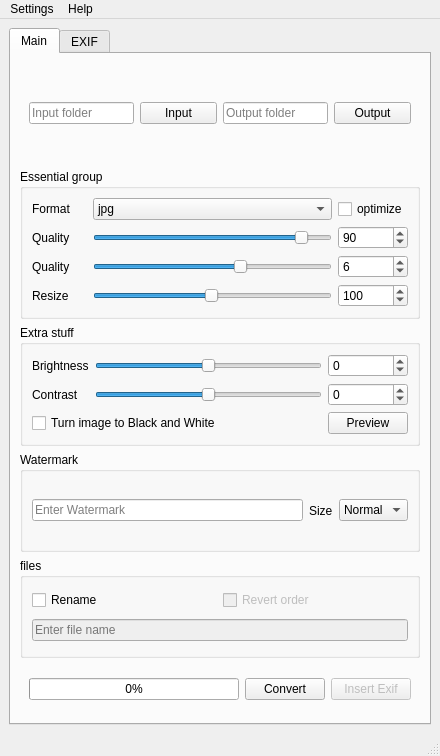
<?xml version="1.0" encoding="UTF-8"?>
<ui version="4.0">
 <class>MainWindow</class>
 <widget class="QMainWindow" name="MainWindow">
  <property name="windowModality">
   <enum>Qt::NonModal</enum>
  </property>
  <property name="geometry">
   <rect>
    <x>0</x>
    <y>0</y>
    <width>440</width>
    <height>756</height>
   </rect>
  </property>
  <property name="minimumSize">
   <size>
    <width>350</width>
    <height>677</height>
   </size>
  </property>
  <property name="maximumSize">
   <size>
    <width>1000</width>
    <height>1000</height>
   </size>
  </property>
  <property name="windowTitle">
   <string>OptimaLab35</string>
  </property>
  <widget class="QWidget" name="centralwidget">
   <layout class="QGridLayout" name="gridLayout">
    <item row="0" column="0">
     <widget class="QTabWidget" name="tabWidget">
      <property name="maximumSize">
       <size>
        <width>500</width>
        <height>16777215</height>
       </size>
      </property>
      <property name="currentIndex">
       <number>0</number>
      </property>
      <widget class="QWidget" name="tab_1">
       <attribute name="title">
        <string>Main</string>
       </attribute>
       <layout class="QVBoxLayout" name="verticalLayout_10">
        <item>
         <widget class="QFrame" name="folder_group">
          <property name="maximumSize">
           <size>
            <width>400</width>
            <height>16777215</height>
           </size>
          </property>
          <layout class="QGridLayout" name="gridLayout_5">
           <item row="0" column="1">
            <widget class="QPushButton" name="input_folder_button">
             <property name="minimumSize">
              <size>
               <width>70</width>
               <height>0</height>
              </size>
             </property>
             <property name="text">
              <string extracomment="Comment?">Input</string>
             </property>
             <property name="flat">
              <bool>false</bool>
             </property>
            </widget>
           </item>
           <item row="0" column="2">
            <widget class="QLineEdit" name="output_path">
             <property name="text">
              <string/>
             </property>
             <property name="placeholderText">
              <string>Output folder</string>
             </property>
            </widget>
           </item>
           <item row="0" column="0">
            <widget class="QLineEdit" name="input_path">
             <property name="text">
              <string/>
             </property>
             <property name="placeholderText">
              <string>Input folder</string>
             </property>
            </widget>
           </item>
           <item row="0" column="3">
            <widget class="QPushButton" name="output_folder_button">
             <property name="minimumSize">
              <size>
               <width>70</width>
               <height>0</height>
              </size>
             </property>
             <property name="text">
              <string>Output</string>
             </property>
            </widget>
           </item>
          </layout>
         </widget>
        </item>
        <item>
         <widget class="QGroupBox" name="groupBox">
          <property name="maximumSize">
           <size>
            <width>400</width>
            <height>16777215</height>
           </size>
          </property>
          <property name="title">
           <string>Essential group</string>
          </property>
          <layout class="QGridLayout" name="gridLayout_4">
           <item row="4" column="0">
            <widget class="QLabel" name="quality_label_2">
             <property name="text">
              <string>Quality</string>
             </property>
            </widget>
           </item>
           <item row="3" column="3">
            <widget class="QSpinBox" name="jpg_quality_spinBox">
             <property name="minimum">
              <number>1</number>
             </property>
             <property name="maximum">
              <number>100</number>
             </property>
             <property name="value">
              <number>90</number>
             </property>
            </widget>
           </item>
           <item row="0" column="0">
            <widget class="QLabel" name="label_11">
             <property name="text">
              <string>Format     </string>
             </property>
            </widget>
           </item>
           <item row="0" column="3">
            <widget class="QCheckBox" name="optimize_checkBox">
             <property name="text">
              <string>optimize</string>
             </property>
            </widget>
           </item>
           <item row="4" column="2">
            <widget class="QSlider" name="png_quality_Slider">
             <property name="minimum">
              <number>1</number>
             </property>
             <property name="maximum">
              <number>9</number>
             </property>
             <property name="pageStep">
              <number>1</number>
             </property>
             <property name="sliderPosition">
              <number>6</number>
             </property>
             <property name="orientation">
              <enum>Qt::Horizontal</enum>
             </property>
            </widget>
           </item>
           <item row="4" column="3">
            <widget class="QSpinBox" name="png_quality_spinBox">
             <property name="enabled">
              <bool>true</bool>
             </property>
             <property name="minimum">
              <number>1</number>
             </property>
             <property name="maximum">
              <number>9</number>
             </property>
             <property name="value">
              <number>6</number>
             </property>
            </widget>
           </item>
           <item row="3" column="0">
            <widget class="QLabel" name="quality_label_1">
             <property name="text">
              <string>Quality</string>
             </property>
            </widget>
           </item>
           <item row="0" column="2">
            <widget class="QComboBox" name="image_type">
             <item>
              <property name="text">
               <string notr="true">jpg</string>
              </property>
             </item>
             <item>
              <property name="text">
               <string notr="true">png</string>
              </property>
             </item>
             <item>
              <property name="text">
               <string notr="true">webp</string>
              </property>
             </item>
            </widget>
           </item>
           <item row="3" column="2">
            <widget class="QSlider" name="jpg_quality_Slider">
             <property name="minimum">
              <number>1</number>
             </property>
             <property name="maximum">
              <number>100</number>
             </property>
             <property name="sliderPosition">
              <number>90</number>
             </property>
             <property name="orientation">
              <enum>Qt::Horizontal</enum>
             </property>
            </widget>
           </item>
           <item row="5" column="0">
            <widget class="QLabel" name="label_13">
             <property name="text">
              <string>Resize</string>
             </property>
            </widget>
           </item>
           <item row="5" column="2">
            <widget class="QSlider" name="resize_Slider">
             <property name="minimum">
              <number>1</number>
             </property>
             <property name="maximum">
              <number>200</number>
             </property>
             <property name="value">
              <number>100</number>
             </property>
             <property name="orientation">
              <enum>Qt::Horizontal</enum>
             </property>
            </widget>
           </item>
           <item row="5" column="3">
            <widget class="QSpinBox" name="resize_spinBox">
             <property name="enabled">
              <bool>true</bool>
             </property>
             <property name="minimum">
              <number>1</number>
             </property>
             <property name="maximum">
              <number>200</number>
             </property>
             <property name="singleStep">
              <number>1</number>
             </property>
             <property name="value">
              <number>100</number>
             </property>
            </widget>
           </item>
          </layout>
         </widget>
        </item>
        <item>
         <widget class="QGroupBox" name="groupBox_2">
          <property name="maximumSize">
           <size>
            <width>400</width>
            <height>16777215</height>
           </size>
          </property>
          <property name="mouseTracking">
           <bool>false</bool>
          </property>
          <property name="title">
           <string>Extra stuff</string>
          </property>
          <layout class="QGridLayout" name="gridLayout_3">
           <item row="1" column="0">
            <widget class="QLabel" name="label_9">
             <property name="text">
              <string>Brightness</string>
             </property>
            </widget>
           </item>
           <item row="1" column="1">
            <widget class="QSlider" name="brightness_horizontalSlider">
             <property name="minimum">
              <number>-100</number>
             </property>
             <property name="maximum">
              <number>100</number>
             </property>
             <property name="orientation">
              <enum>Qt::Horizontal</enum>
             </property>
            </widget>
           </item>
           <item row="1" column="2">
            <widget class="QSpinBox" name="brightness_spinBox">
             <property name="enabled">
              <bool>true</bool>
             </property>
             <property name="minimum">
              <number>-100</number>
             </property>
             <property name="maximum">
              <number>100</number>
             </property>
             <property name="value">
              <number>0</number>
             </property>
            </widget>
           </item>
           <item row="4" column="2">
            <widget class="QSpinBox" name="contrast_spinBox">
             <property name="enabled">
              <bool>true</bool>
             </property>
             <property name="minimum">
              <number>-100</number>
             </property>
             <property name="maximum">
              <number>100</number>
             </property>
             <property name="value">
              <number>0</number>
             </property>
            </widget>
           </item>
           <item row="4" column="0">
            <widget class="QLabel" name="label_10">
             <property name="text">
              <string>Contrast</string>
             </property>
            </widget>
           </item>
           <item row="4" column="1">
            <widget class="QSlider" name="contrast_horizontalSlider">
             <property name="minimum">
              <number>-100</number>
             </property>
             <property name="maximum">
              <number>100</number>
             </property>
             <property name="orientation">
              <enum>Qt::Horizontal</enum>
             </property>
            </widget>
           </item>
           <item row="5" column="0" colspan="2">
            <widget class="QCheckBox" name="grayscale_checkBox">
             <property name="text">
              <string>Turn image to Black and White</string>
             </property>
            </widget>
           </item>
           <item row="5" column="2">
            <widget class="QPushButton" name="preview_Button">
             <property name="text">
              <string>Preview</string>
             </property>
            </widget>
           </item>
          </layout>
         </widget>
        </item>
        <item>
         <widget class="QGroupBox" name="groupBox_3">
          <property name="enabled">
           <bool>true</bool>
          </property>
          <property name="title">
           <string>Watermark</string>
          </property>
          <property name="flat">
           <bool>false</bool>
          </property>
          <property name="checkable">
           <bool>false</bool>
          </property>
          <property name="checked">
           <bool>false</bool>
          </property>
          <layout class="QHBoxLayout" name="horizontalLayout_5">
           <item>
            <widget class="QLineEdit" name="watermark_lineEdit">
             <property name="enabled">
              <bool>true</bool>
             </property>
             <property name="text">
              <string/>
             </property>
             <property name="placeholderText">
              <string>Enter Watermark</string>
             </property>
            </widget>
           </item>
           <item>
            <widget class="QLabel" name="label_12">
             <property name="text">
              <string>Size</string>
             </property>
            </widget>
           </item>
           <item>
            <widget class="QComboBox" name="font_size_comboBox">
             <property name="currentText">
              <string>Normal</string>
             </property>
             <property name="currentIndex">
              <number>2</number>
             </property>
             <item>
              <property name="text">
               <string>Tiny</string>
              </property>
             </item>
             <item>
              <property name="text">
               <string>Small</string>
              </property>
             </item>
             <item>
              <property name="text">
               <string>Normal</string>
              </property>
             </item>
             <item>
              <property name="text">
               <string>Large</string>
              </property>
             </item>
             <item>
              <property name="text">
               <string>Huge</string>
              </property>
             </item>
            </widget>
           </item>
          </layout>
         </widget>
        </item>
        <item>
         <widget class="QGroupBox" name="rename_group">
          <property name="maximumSize">
           <size>
            <width>400</width>
            <height>16777215</height>
           </size>
          </property>
          <property name="title">
           <string>files</string>
          </property>
          <layout class="QGridLayout" name="gridLayout_6">
           <item row="0" column="0">
            <widget class="QCheckBox" name="rename_checkbox">
             <property name="text">
              <string>Rename</string>
             </property>
            </widget>
           </item>
           <item row="0" column="1">
            <widget class="QCheckBox" name="revert_checkbox">
             <property name="enabled">
              <bool>false</bool>
             </property>
             <property name="text">
              <string>Revert order</string>
             </property>
            </widget>
           </item>
           <item row="1" column="0" colspan="2">
            <widget class="QLineEdit" name="filename">
             <property name="enabled">
              <bool>false</bool>
             </property>
             <property name="text">
              <string/>
             </property>
             <property name="placeholderText">
              <string>Enter file name</string>
             </property>
            </widget>
           </item>
          </layout>
         </widget>
        </item>
        <item>
         <widget class="QWidget" name="widget_9" native="true">
          <property name="maximumSize">
           <size>
            <width>400</width>
            <height>50</height>
           </size>
          </property>
          <layout class="QHBoxLayout" name="horizontalLayout_3">
           <item>
            <widget class="QProgressBar" name="progressBar">
             <property name="enabled">
              <bool>true</bool>
             </property>
             <property name="value">
              <number>0</number>
             </property>
            </widget>
           </item>
           <item>
            <widget class="QPushButton" name="start_button">
             <property name="enabled">
              <bool>true</bool>
             </property>
             <property name="text">
              <string>Convert</string>
             </property>
            </widget>
           </item>
           <item>
            <widget class="QPushButton" name="insert_exif_Button">
             <property name="enabled">
              <bool>false</bool>
             </property>
             <property name="text">
              <string>Insert Exif</string>
             </property>
            </widget>
           </item>
          </layout>
         </widget>
        </item>
       </layout>
      </widget>
      <widget class="QWidget" name="tab_2">
       <attribute name="title">
        <string>EXIF</string>
       </attribute>
       <layout class="QVBoxLayout" name="verticalLayout_9">
        <item>
         <widget class="QGroupBox" name="exif_group">
          <property name="title">
           <string>EXIF EXPERIMENTAL</string>
          </property>
          <layout class="QHBoxLayout" name="horizontalLayout">
           <item>
            <widget class="QCheckBox" name="exif_checkbox">
             <property name="enabled">
              <bool>true</bool>
             </property>
             <property name="text">
              <string>own exif</string>
             </property>
            </widget>
           </item>
           <item>
            <widget class="QCheckBox" name="exif_copy_checkBox">
             <property name="text">
              <string>copy exif</string>
             </property>
            </widget>
           </item>
           <item>
            <widget class="QPushButton" name="edit_exif_button">
             <property name="enabled">
              <bool>true</bool>
             </property>
             <property name="text">
              <string>Edit Exif</string>
             </property>
            </widget>
           </item>
          </layout>
         </widget>
        </item>
        <item>
         <widget class="QGroupBox" name="exif_options_group">
          <property name="enabled">
           <bool>false</bool>
          </property>
          <property name="title">
           <string>Must</string>
          </property>
          <layout class="QGridLayout" name="gridLayout_7">
           <item row="3" column="0">
            <widget class="QWidget" name="widget_7" native="true">
             <layout class="QVBoxLayout" name="verticalLayout_7">
              <item>
               <widget class="QLabel" name="label_7">
                <property name="text">
                 <string>Artist</string>
                </property>
               </widget>
              </item>
              <item>
               <widget class="QComboBox" name="artist_comboBox"/>
              </item>
             </layout>
            </widget>
           </item>
           <item row="1" column="1">
            <widget class="QWidget" name="widget_4" native="true">
             <layout class="QVBoxLayout" name="verticalLayout_4">
              <item>
               <widget class="QLabel" name="label_4">
                <property name="text">
                 <string>ISO</string>
                </property>
               </widget>
              </item>
              <item>
               <widget class="QComboBox" name="iso_comboBox"/>
              </item>
             </layout>
            </widget>
           </item>
           <item row="2" column="1">
            <widget class="QWidget" name="widget_6" native="true">
             <layout class="QVBoxLayout" name="verticalLayout_6">
              <item>
               <widget class="QLabel" name="label_6">
                <property name="text">
                 <string>Scanner</string>
                </property>
               </widget>
              </item>
              <item>
               <widget class="QComboBox" name="user_comment_comboBox"/>
              </item>
             </layout>
            </widget>
           </item>
           <item row="1" column="0">
            <widget class="QWidget" name="widget_2" native="true">
             <layout class="QVBoxLayout" name="verticalLayout_2">
              <item>
               <widget class="QLabel" name="label_2">
                <property name="text">
                 <string>Lens</string>
                </property>
               </widget>
              </item>
              <item>
               <widget class="QComboBox" name="lens_comboBox"/>
              </item>
             </layout>
            </widget>
           </item>
           <item row="2" column="0">
            <widget class="QWidget" name="widget_5" native="true">
             <layout class="QVBoxLayout" name="verticalLayout_5">
              <item>
               <widget class="QLabel" name="label_5">
                <property name="text">
                 <string>Film</string>
                </property>
               </widget>
              </item>
              <item>
               <widget class="QComboBox" name="image_description_comboBox"/>
              </item>
             </layout>
            </widget>
           </item>
           <item row="0" column="0">
            <widget class="QWidget" name="widget" native="true">
             <layout class="QVBoxLayout" name="verticalLayout">
              <item>
               <widget class="QLabel" name="label">
                <property name="text">
                 <string>Make</string>
                </property>
               </widget>
              </item>
              <item>
               <widget class="QComboBox" name="make_comboBox">
                <property name="currentText">
                 <string/>
                </property>
                <property name="placeholderText">
                 <string/>
                </property>
               </widget>
              </item>
             </layout>
            </widget>
           </item>
           <item row="0" column="1">
            <widget class="QWidget" name="widget_3" native="true">
             <layout class="QVBoxLayout" name="verticalLayout_3">
              <item>
               <widget class="QLabel" name="label_3">
                <property name="text">
                 <string>Model</string>
                </property>
               </widget>
              </item>
              <item>
               <widget class="QComboBox" name="model_comboBox"/>
              </item>
             </layout>
            </widget>
           </item>
           <item row="3" column="1">
            <widget class="QWidget" name="widget_8" native="true">
             <layout class="QVBoxLayout" name="verticalLayout_8">
              <item>
               <widget class="QLabel" name="label_8">
                <property name="text">
                 <string>Copyright</string>
                </property>
               </widget>
              </item>
              <item>
               <widget class="QComboBox" name="copyright_info_comboBox"/>
              </item>
             </layout>
            </widget>
           </item>
          </layout>
         </widget>
        </item>
        <item>
         <widget class="QGroupBox" name="gps_groupBox">
          <property name="enabled">
           <bool>false</bool>
          </property>
          <property name="title">
           <string>GPS</string>
          </property>
          <layout class="QHBoxLayout" name="horizontalLayout_4">
           <item>
            <widget class="QCheckBox" name="gps_checkBox">
             <property name="text">
              <string>add gps</string>
             </property>
            </widget>
           </item>
           <item>
            <widget class="QLineEdit" name="lat_lineEdit">
             <property name="enabled">
              <bool>false</bool>
             </property>
             <property name="text">
              <string/>
             </property>
             <property name="maxLength">
              <number>8</number>
             </property>
             <property name="placeholderText">
              <string>xx.xxxxxx latitude</string>
             </property>
            </widget>
           </item>
           <item>
            <widget class="QLineEdit" name="long_lineEdit">
             <property name="enabled">
              <bool>false</bool>
             </property>
             <property name="text">
              <string/>
             </property>
             <property name="maxLength">
              <number>8</number>
             </property>
             <property name="placeholderText">
              <string>xx.xxxxxx longitude</string>
             </property>
            </widget>
           </item>
          </layout>
         </widget>
        </item>
        <item>
         <widget class="QGroupBox" name="date_groupBox">
          <property name="enabled">
           <bool>false</bool>
          </property>
          <property name="title">
           <string>Optional</string>
          </property>
          <layout class="QHBoxLayout" name="horizontalLayout_2">
           <item>
            <widget class="QCheckBox" name="add_date_checkBox">
             <property name="text">
              <string>add date</string>
             </property>
            </widget>
           </item>
           <item>
            <widget class="QDateEdit" name="dateEdit">
             <property name="enabled">
              <bool>false</bool>
             </property>
             <property name="dateTime">
              <datetime>
               <hour>0</hour>
               <minute>0</minute>
               <second>0</second>
               <year>2025</year>
               <month>1</month>
               <day>1</day>
              </datetime>
             </property>
            </widget>
           </item>
          </layout>
         </widget>
        </item>
       </layout>
      </widget>
     </widget>
    </item>
   </layout>
  </widget>
  <widget class="QStatusBar" name="statusBar"/>
  <widget class="QMenuBar" name="menuBar">
   <property name="geometry">
    <rect>
     <x>0</x>
     <y>0</y>
     <width>440</width>
     <height>27</height>
    </rect>
   </property>
   <widget class="QMenu" name="menuHelp">
    <property name="title">
     <string>Help</string>
    </property>
    <addaction name="actionAbout"/>
   </widget>
   <widget class="QMenu" name="menuSettings">
    <property name="title">
     <string>Settings</string>
    </property>
    <addaction name="actionUpdate"/>
   </widget>
   <addaction name="menuSettings"/>
   <addaction name="menuHelp"/>
  </widget>
  <action name="actionInfo">
   <property name="text">
    <string>About</string>
   </property>
  </action>
  <action name="actionPreview">
   <property name="text">
    <string>Preview image</string>
   </property>
  </action>
  <action name="actionAbout">
   <property name="text">
    <string>About</string>
   </property>
  </action>
  <action name="actionUpdate">
   <property name="text">
    <string>Update</string>
   </property>
  </action>
 </widget>
 <resources/>
 <connections>
  <connection>
   <sender>rename_checkbox</sender>
   <signal>toggled(bool)</signal>
   <receiver>filename</receiver>
   <slot>setEnabled(bool)</slot>
   <hints>
    <hint type="sourcelabel">
     <x>105</x>
     <y>522</y>
    </hint>
    <hint type="destinationlabel">
     <x>182</x>
     <y>560</y>
    </hint>
   </hints>
  </connection>
  <connection>
   <sender>exif_checkbox</sender>
   <signal>toggled(bool)</signal>
   <receiver>exif_options_group</receiver>
   <slot>setEnabled(bool)</slot>
   <hints>
    <hint type="sourcelabel">
     <x>130</x>
     <y>105</y>
    </hint>
    <hint type="destinationlabel">
     <x>236</x>
     <y>328</y>
    </hint>
   </hints>
  </connection>
  <connection>
   <sender>jpg_quality_Slider</sender>
   <signal>valueChanged(int)</signal>
   <receiver>jpg_quality_spinBox</receiver>
   <slot>setValue(int)</slot>
   <hints>
    <hint type="sourcelabel">
     <x>218</x>
     <y>289</y>
    </hint>
    <hint type="destinationlabel">
     <x>380</x>
     <y>289</y>
    </hint>
   </hints>
  </connection>
  <connection>
   <sender>exif_copy_checkBox</sender>
   <signal>toggled(bool)</signal>
   <receiver>exif_checkbox</receiver>
   <slot>setDisabled(bool)</slot>
   <hints>
    <hint type="sourcelabel">
     <x>332</x>
     <y>105</y>
    </hint>
    <hint type="destinationlabel">
     <x>130</x>
     <y>105</y>
    </hint>
   </hints>
  </connection>
  <connection>
   <sender>exif_checkbox</sender>
   <signal>toggled(bool)</signal>
   <receiver>exif_copy_checkBox</receiver>
   <slot>setDisabled(bool)</slot>
   <hints>
    <hint type="sourcelabel">
     <x>130</x>
     <y>105</y>
    </hint>
    <hint type="destinationlabel">
     <x>332</x>
     <y>105</y>
    </hint>
   </hints>
  </connection>
  <connection>
   <sender>resize_spinBox</sender>
   <signal>valueChanged(int)</signal>
   <receiver>resize_Slider</receiver>
   <slot>setValue(int)</slot>
   <hints>
    <hint type="sourcelabel">
     <x>380</x>
     <y>252</y>
    </hint>
    <hint type="destinationlabel">
     <x>218</x>
     <y>252</y>
    </hint>
   </hints>
  </connection>
  <connection>
   <sender>png_quality_spinBox</sender>
   <signal>valueChanged(int)</signal>
   <receiver>png_quality_Slider</receiver>
   <slot>setValue(int)</slot>
   <hints>
    <hint type="sourcelabel">
     <x>380</x>
     <y>326</y>
    </hint>
    <hint type="destinationlabel">
     <x>218</x>
     <y>326</y>
    </hint>
   </hints>
  </connection>
  <connection>
   <sender>contrast_horizontalSlider</sender>
   <signal>valueChanged(int)</signal>
   <receiver>contrast_spinBox</receiver>
   <slot>setValue(int)</slot>
   <hints>
    <hint type="sourcelabel">
     <x>187</x>
     <y>458</y>
    </hint>
    <hint type="destinationlabel">
     <x>378</x>
     <y>458</y>
    </hint>
   </hints>
  </connection>
  <connection>
   <sender>resize_Slider</sender>
   <signal>valueChanged(int)</signal>
   <receiver>resize_spinBox</receiver>
   <slot>setValue(int)</slot>
   <hints>
    <hint type="sourcelabel">
     <x>218</x>
     <y>252</y>
    </hint>
    <hint type="destinationlabel">
     <x>380</x>
     <y>252</y>
    </hint>
   </hints>
  </connection>
  <connection>
   <sender>brightness_horizontalSlider</sender>
   <signal>valueChanged(int)</signal>
   <receiver>brightness_spinBox</receiver>
   <slot>setValue(int)</slot>
   <hints>
    <hint type="sourcelabel">
     <x>187</x>
     <y>393</y>
    </hint>
    <hint type="destinationlabel">
     <x>378</x>
     <y>393</y>
    </hint>
   </hints>
  </connection>
  <connection>
   <sender>exif_checkbox</sender>
   <signal>toggled(bool)</signal>
   <receiver>date_groupBox</receiver>
   <slot>setEnabled(bool)</slot>
   <hints>
    <hint type="sourcelabel">
     <x>126</x>
     <y>103</y>
    </hint>
    <hint type="destinationlabel">
     <x>224</x>
     <y>589</y>
    </hint>
   </hints>
  </connection>
  <connection>
   <sender>png_quality_Slider</sender>
   <signal>valueChanged(int)</signal>
   <receiver>png_quality_spinBox</receiver>
   <slot>setValue(int)</slot>
   <hints>
    <hint type="sourcelabel">
     <x>218</x>
     <y>326</y>
    </hint>
    <hint type="destinationlabel">
     <x>380</x>
     <y>326</y>
    </hint>
   </hints>
  </connection>
  <connection>
   <sender>gps_checkBox</sender>
   <signal>toggled(bool)</signal>
   <receiver>lat_lineEdit</receiver>
   <slot>setEnabled(bool)</slot>
   <hints>
    <hint type="sourcelabel">
     <x>72</x>
     <y>547</y>
    </hint>
    <hint type="destinationlabel">
     <x>192</x>
     <y>547</y>
    </hint>
   </hints>
  </connection>
  <connection>
   <sender>exif_checkbox</sender>
   <signal>toggled(bool)</signal>
   <receiver>insert_exif_Button</receiver>
   <slot>setEnabled(bool)</slot>
   <hints>
    <hint type="sourcelabel">
     <x>92</x>
     <y>130</y>
    </hint>
    <hint type="destinationlabel">
     <x>369</x>
     <y>684</y>
    </hint>
   </hints>
  </connection>
  <connection>
   <sender>gps_checkBox</sender>
   <signal>toggled(bool)</signal>
   <receiver>long_lineEdit</receiver>
   <slot>setEnabled(bool)</slot>
   <hints>
    <hint type="sourcelabel">
     <x>72</x>
     <y>547</y>
    </hint>
    <hint type="destinationlabel">
     <x>344</x>
     <y>547</y>
    </hint>
   </hints>
  </connection>
  <connection>
   <sender>brightness_spinBox</sender>
   <signal>valueChanged(int)</signal>
   <receiver>brightness_horizontalSlider</receiver>
   <slot>setValue(int)</slot>
   <hints>
    <hint type="sourcelabel">
     <x>378</x>
     <y>393</y>
    </hint>
    <hint type="destinationlabel">
     <x>187</x>
     <y>393</y>
    </hint>
   </hints>
  </connection>
  <connection>
   <sender>resize_Slider</sender>
   <signal>valueChanged(int)</signal>
   <receiver>resize_spinBox</receiver>
   <slot>setValue(int)</slot>
   <hints>
    <hint type="sourcelabel">
     <x>218</x>
     <y>252</y>
    </hint>
    <hint type="destinationlabel">
     <x>380</x>
     <y>252</y>
    </hint>
   </hints>
  </connection>
  <connection>
   <sender>exif_checkbox</sender>
   <signal>toggled(bool)</signal>
   <receiver>gps_groupBox</receiver>
   <slot>setEnabled(bool)</slot>
   <hints>
    <hint type="sourcelabel">
     <x>94</x>
     <y>103</y>
    </hint>
    <hint type="destinationlabel">
     <x>224</x>
     <y>535</y>
    </hint>
   </hints>
  </connection>
  <connection>
   <sender>contrast_spinBox</sender>
   <signal>valueChanged(int)</signal>
   <receiver>contrast_horizontalSlider</receiver>
   <slot>setValue(int)</slot>
   <hints>
    <hint type="sourcelabel">
     <x>378</x>
     <y>458</y>
    </hint>
    <hint type="destinationlabel">
     <x>187</x>
     <y>458</y>
    </hint>
   </hints>
  </connection>
  <connection>
   <sender>add_date_checkBox</sender>
   <signal>toggled(bool)</signal>
   <receiver>dateEdit</receiver>
   <slot>setEnabled(bool)</slot>
   <hints>
    <hint type="sourcelabel">
     <x>94</x>
     <y>601</y>
    </hint>
    <hint type="destinationlabel">
     <x>224</x>
     <y>602</y>
    </hint>
   </hints>
  </connection>
  <connection>
   <sender>jpg_quality_spinBox</sender>
   <signal>valueChanged(int)</signal>
   <receiver>jpg_quality_Slider</receiver>
   <slot>setValue(int)</slot>
   <hints>
    <hint type="sourcelabel">
     <x>380</x>
     <y>289</y>
    </hint>
    <hint type="destinationlabel">
     <x>218</x>
     <y>289</y>
    </hint>
   </hints>
  </connection>
  <connection>
   <sender>rename_checkbox</sender>
   <signal>toggled(bool)</signal>
   <receiver>revert_checkbox</receiver>
   <slot>setEnabled(bool)</slot>
   <hints>
    <hint type="sourcelabel">
     <x>124</x>
     <y>592</y>
    </hint>
    <hint type="destinationlabel">
     <x>315</x>
     <y>592</y>
    </hint>
   </hints>
  </connection>
 </connections>
</ui>
